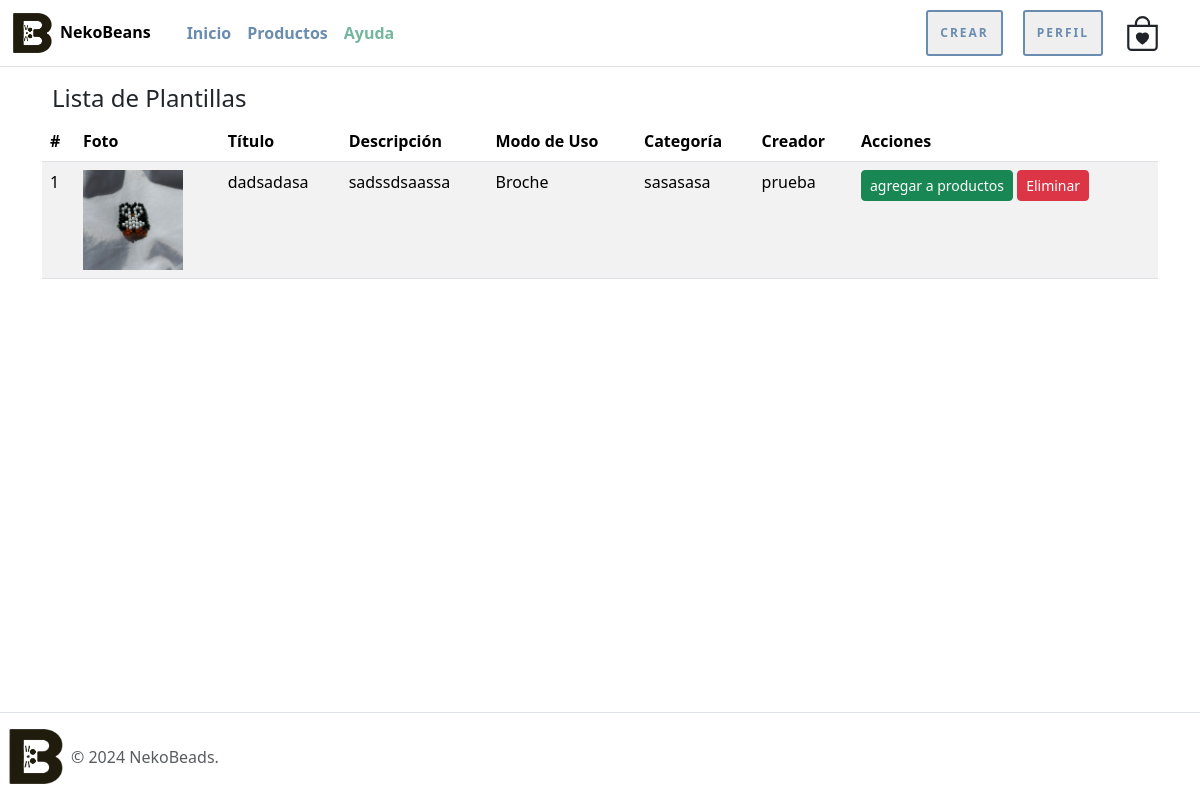
Page /listar-plantilla/ (signed in) on the committed database.
### nekoBeansWeb/models.py (models this page shows, shortened)
class Plantilla(models.Model):
    nombrePlantilla = models.CharField(max_length=20)
    imagen = models.ImageField(upload_to="plantillas", null=True)
    descripcion = models.CharField(max_length=100)
    tipo_modo_uso = models.IntegerField(choices=tipo_uso, default=1)
    categoria = models.CharField(max_length=50)
    creador = models.ForeignKey(User, on_delete=models.CASCADE)

### nekoBeansWeb/views.py (the view)
# urls.py: path('listar-plantilla/', listar_plantilla, name='listar_plantilla'),
@permission_required('nekoBeansWeb.view_plantilla')
def listar_plantilla(request):
    plantillas = Plantilla.objects.all()
    data = {
        'plantillas': plantillas
    }
    return render(request, 'nekoBeansWeb/crearplantilla/listar_crear.html', data)

### nekoBeansWeb/templates/nekoBeansWeb/crearplantilla/listar_crear.html (shortened to what this page needs)
{% extends 'nekoBeansWeb/narvar_footer.html' %}
{% load static %}
{% block contenido %}
<div class="container mt-4">
    <div class="row">
        <div class="col-md-12">
            <h4 class="espacio-titulos">Lista de Plantillas</h4>
            <div class="table-responsive">
                <table class="table table-hover table-striped">
                    <thead class="thead-dark">
                        <tr>
                            <th scope="col">#</th>
                            <th scope="col">Foto</th>
                            <th scope="col">Título</th>
                            <th scope="col">Descripción</th>
                            <th scope="col">Modo de Uso</th>
                            <th scope="col">Categoría</th>
                            <th scope="col">Creador</th>
                            <th scope="col">Acciones</th>
                        </tr>
                    </thead>
                    <tbody>
                        {% for plantilla in plantillas %}
                        <tr>
                            <td>{{ forloop.counter }}</td>
                            <td><img src="{{ plantilla.imagen.url }}" alt="{{ plantilla.nombrePlantilla }}" style="max-width: 100px;"></td>
                            <td>{{ plantilla.nombrePlantilla }}</td>
                            <td>{{ plantilla.descripcion }}</td>
                            <td>{{ plantilla.get_tipo_modo_uso_display }}</td>
                            <td>{{ plantilla.categoria }}</td>
                            <td>{{ plantilla.creador.username }}</td>
                            <td>
                                <a href="{% url 'crear_producto_con_plantilla' plantilla.id %}" class="btn btn-sm btn-success">agregar a productos</a>
                                <a href="{% url 'eliminar_plantilla' plantilla.id %}" class="btn btn-sm btn-danger delete-btn">Eliminar</a>
                            </td>
                        </tr>
                        {% empty %}
                        <tr>
                            <td colspan="8" class="text-center">No hay plantillas disponibles.</td>
                        </tr>
                        {% endfor %}
                    </tbody>
                </table>
            </div>
        </div>
    </div>
</div>
{% endblock %}

### nekoBeansWeb/static/nekoBeansWeb/css/stiloPag.css (style rules this page uses)
.espacio-titulos { max-width: 940px; padding: 60px 10px 0px; }

### rows in the picture
Plantilla: imagen (picture), nombrePlantilla "dadsadasa", descripcion "sadssdsaassa", tipo_modo_uso "Broche", categoria "sasasasa", creador.username "prueba"
